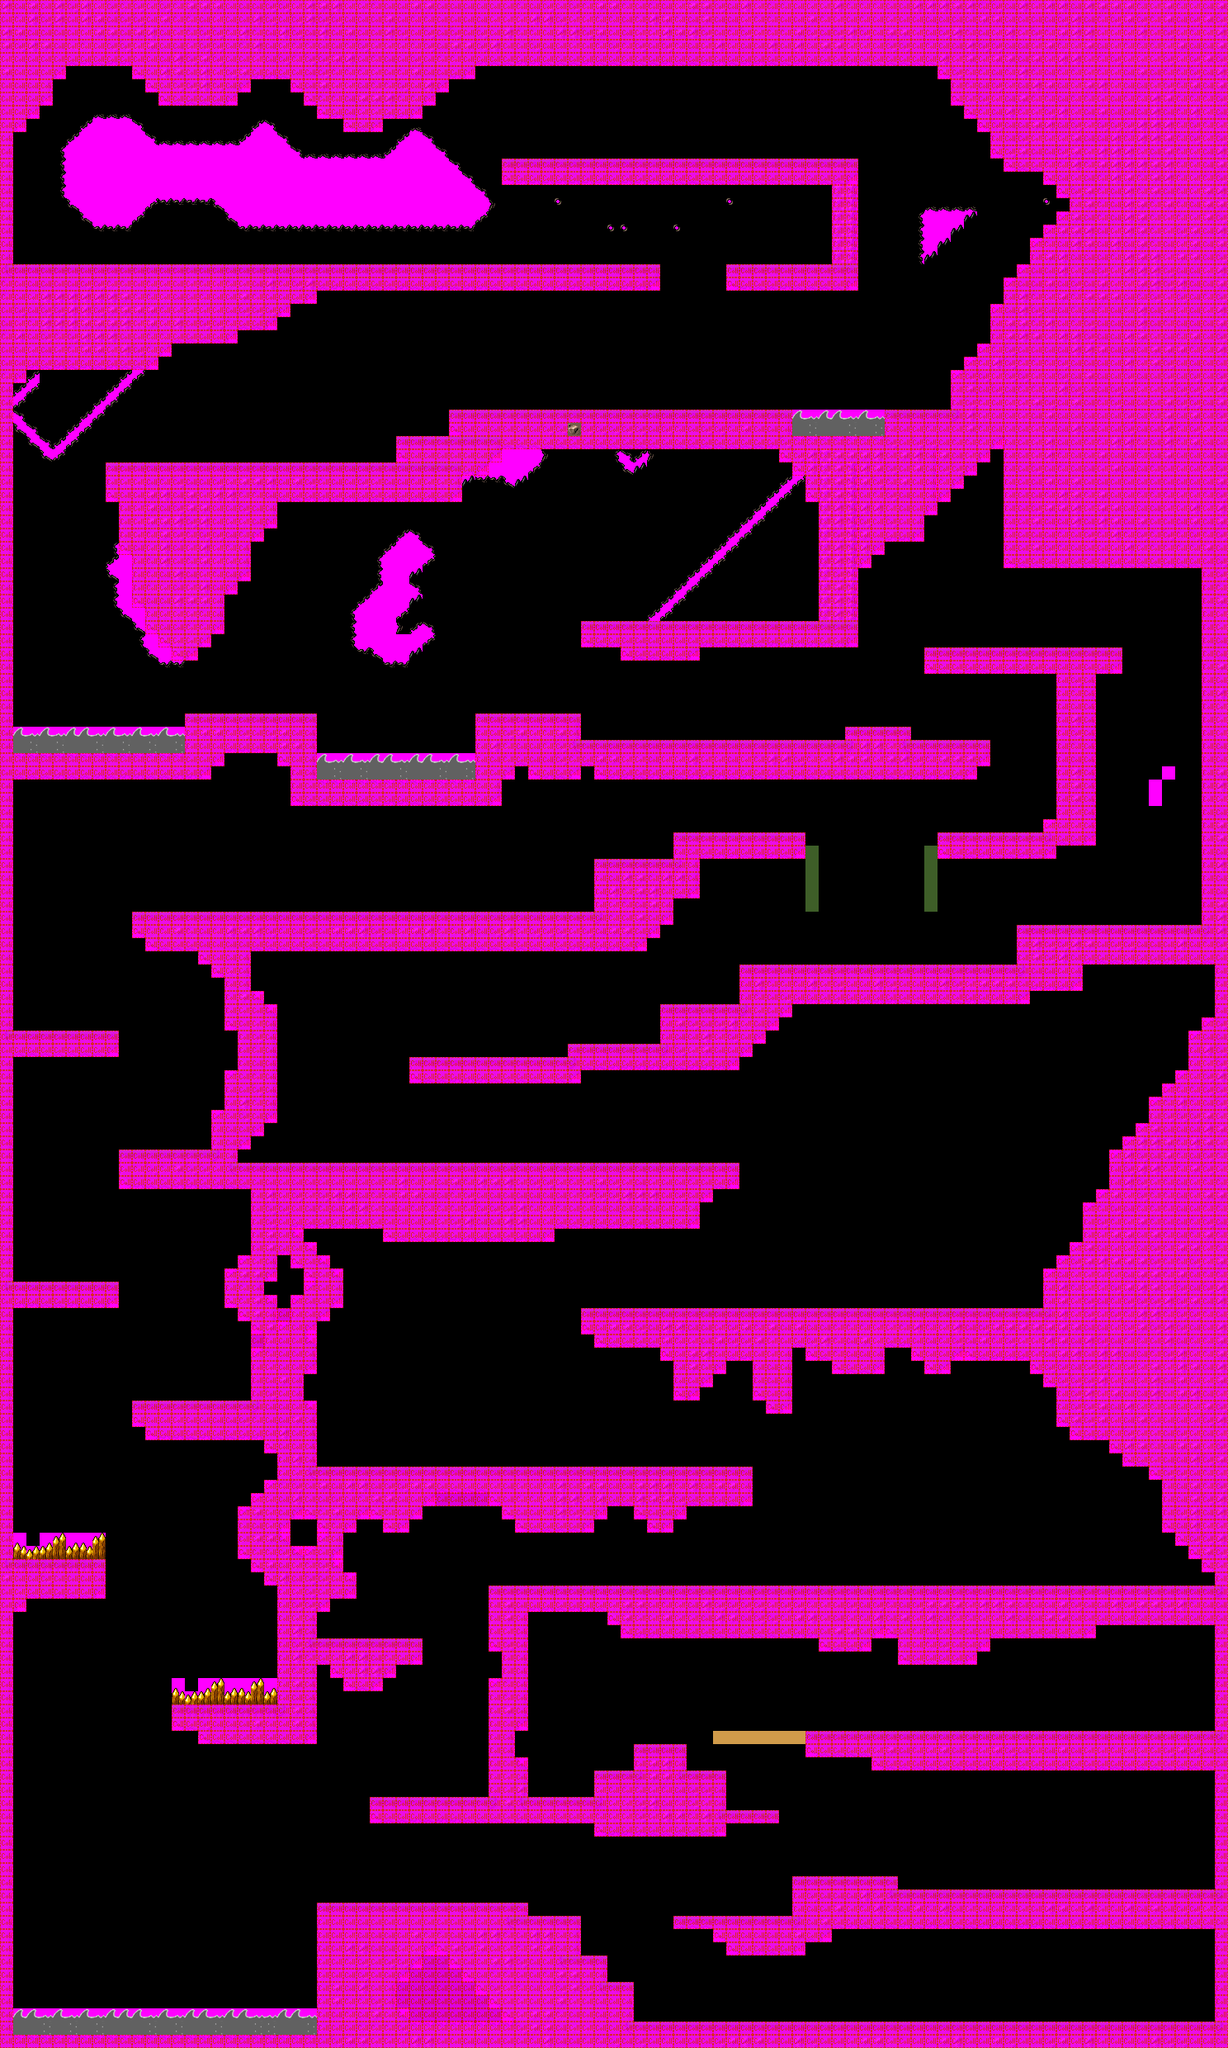

This game map was drawn from its Tiled (.tmx) file and the tilesets committed beside it. A one-line description and the trimmed map source follow:
An orthogonal 93x155 tile map with 16x16 px tiles, 5 tile layers (Background2, Background, Layer2, Layer1, ...) and 54 objects (15x RotatableObject, 11x HotButton, 8x Enemy, 7x ColorBucket, 4x MoveableObject, ...).

<map version="1.0" orientation="orthogonal" width="93" height="155" tilewidth="16" tileheight="16">
 <tileset firstgid="1" name="level" tilewidth="16" tileheight="16">
  <image source="area02_level_tiles.png" trans="ff00ff" width="256" height="192" />
 </tileset>
 <layer name="Background2" width="93" height="155">
  <data>[14415 cells, 50 non-empty, 10 distinct tile ids]</data>
 </layer>
 <layer name="Background" width="93" height="155">
  <data>[14415 cells, 14415 non-empty, 16 distinct tile ids]</data>
 </layer>
 <layer name="Layer2" width="93" height="155">
  <data>[14415 cells, 138 non-empty, 10 distinct tile ids]</data>
 </layer>
 <layer name="Layer1" width="93" height="155">
  <data>[14415 cells, 5132 non-empty, 40 distinct tile ids]</data>
 </layer>
 <layer name="Collision" width="93" height="155" opacity="0.87">
  <properties>
   <property name="invisible" value="true" />
  </properties>
  <data>[14415 cells, 5037 non-empty, 1 distinct tile ids]</data>
 </layer>
 <objectgroup name="Objects" width="93" height="155">
  <object name="PlayerStart" type="PlayerStart" x="128" y="256" width="64" height="64" />
  <object name="Platform1" type="MoveableObject" x="224" y="2000" width="96" height="16" />
  <object name="Platform2" type="MoveableObject" x="32" y="1808" width="96" height="16" />
  <object name="Platform4" type="MoveableObject" x="288" y="2320" width="96" height="16" />
  <object name="Platform3" type="MoveableObject" x="32" y="2224" width="96" height="16" />
  <object name="HotButton1" type="HotButton" x="944" y="288" width="32" height="32" />
  <object name="HotButton2" type="HotButton" x="704" y="464" width="32" height="32" />
  <object name="Door1" type="RotatableObject" x="1024" y="80" width="16" height="112" />
  <object name="TrapDoor1" type="RotatableObject" x="800" y="320" width="80" height="16" />
  <object name="ColorBucket2" type="ColorBucket" x="352" y="368" width="32" height="32" />
  <object name="Tomato1/Apple1" type="Enemy" x="146" y="494" width="64" height="64" />
  <object name="Door2" type="RotatableObject" x="624" y="352" width="16" height="144" />
  <object name="PaintPuddle1" type="HazardousLiquid" x="960" y="496" width="112" height="16" />
  <object name="Bridge1" type="RotatableObject" x="384" y="688" width="16" height="176" />
  <object name="HotButton3" type="HotButton" x="352" y="832" width="32" height="32" />
  <object name="Rainbow1" type="Rainbow" x="768" y="800" width="64" height="96" />
  <object name="PaintPuddle2" type="HazardousLiquid" x="16" y="880" width="208" height="16" />
  <object name="PaintPuddle3" type="HazardousLiquid" x="384" y="912" width="192" height="16" />
  <object name="ColorBucket3" type="ColorBucket" x="960" y="720" width="32" height="32" />
  <object name="Door3" type="RotatableObject" x="1184" y="816" width="16" height="80" />
  <object name="HotButton4" type="HotButton" x="1136" y="864" width="32" height="32" />
  <object name="Door5" type="RotatableObject" x="1296" y="688" width="16" height="96" />
  <object name="HotButton5" type="HotButton" x="1248" y="752" width="32" height="32" />
  <object name="Door4" type="RotatableObject" x="1104" y="656" width="112" height="16" />
  <object name="Grape1" type="Enemy" x="608" y="768" width="96" height="96" />
  <object name="Tomato2/Apple2" type="Enemy" x="944" y="832" width="64" height="64" />
  <object name="TrapDoor2.1" type="RotatableObject" x="976" y="1008" width="80" height="16" />
  <object name="TrapDoor2.2" type="RotatableObject" x="1056" y="1008" width="80" height="16" />
  <object name="ColorBucket4" type="ColorBucket" x="1040" y="944" width="32" height="224" />
  <object name="HotButton6" type="HotButton" x="832" y="976" width="32" height="32" />
  <object name="YellowPepper1" type="Enemy" x="960" y="1104" width="64" height="64" />
  <object name="YellowPepper2" type="Enemy" x="704" y="1344" width="64" height="64" />
  <object name="Tomato3" type="Enemy" x="1088" y="1520" width="64" height="64" />
  <object name="Tomato4" type="Enemy" x="1328" y="2032" width="64" height="64" />
  <object name="Door5" type="RotatableObject" x="496" y="976" width="16" height="128" />
  <object name="Door6" type="RotatableObject" x="496" y="1152" width="16" height="128" />
  <object name="Door4" type="RotatableObject" x="720" y="944" width="16" height="96" />
  <object name="HotButton8" type="HotButton" x="832" y="1184" width="32" height="32" />
  <object name="DeadlySpikes" type="DeadlySpikes" x="208" y="2032" width="128" height="32" />
  <object name="DeadlySpikes" type="DeadlySpikes" x="16" y="1856" width="112" height="32" />
  <object name="PaintPuddle4" type="HazardousLiquid" x="16" y="2432" width="368" height="16" />
  <object name="ColorBucket6" type="ColorBucket" x="640" y="1952" width="32" height="224" />
  <object name="ColorBucket8" type="ColorBucket" x="800" y="2416" width="32" height="32" />
  <object name="Carrot1" type="Enemy" x="1152" y="2224" width="64" height="64" />
  <object name="ColorBucket7" type="ColorBucket" x="1440" y="2256" width="32" height="32" />
  <object name="LevelEnd" type="LevelEnd" x="1440" y="2336" width="48" height="112" />
  <object name="Door/Bridge7" type="RotatableObject" x="960" y="1984" width="16" height="112" />
  <object name="Door8" type="RotatableObject" x="624" y="2208" width="96" height="16" />
  <object name="HotButton10" type="HotButton" x="992" y="2416" width="32" height="32" />
  <object name="Door9" type="RotatableObject" x="1280" y="2336" width="16" height="112" />
  <object name="HotButton11" type="HotButton" x="1440" y="2064" width="32" height="32" />
  <object name="HotButton7" type="HotButton" x="512" y="1072" width="32" height="32" />
  <object name="HotButton9" type="HotButton" x="512" y="1248" width="32" height="32" />
  <object name="ColorBucket5" type="ColorBucket" x="1232" y="1552" width="32" height="32" />
 </objectgroup>
</map>